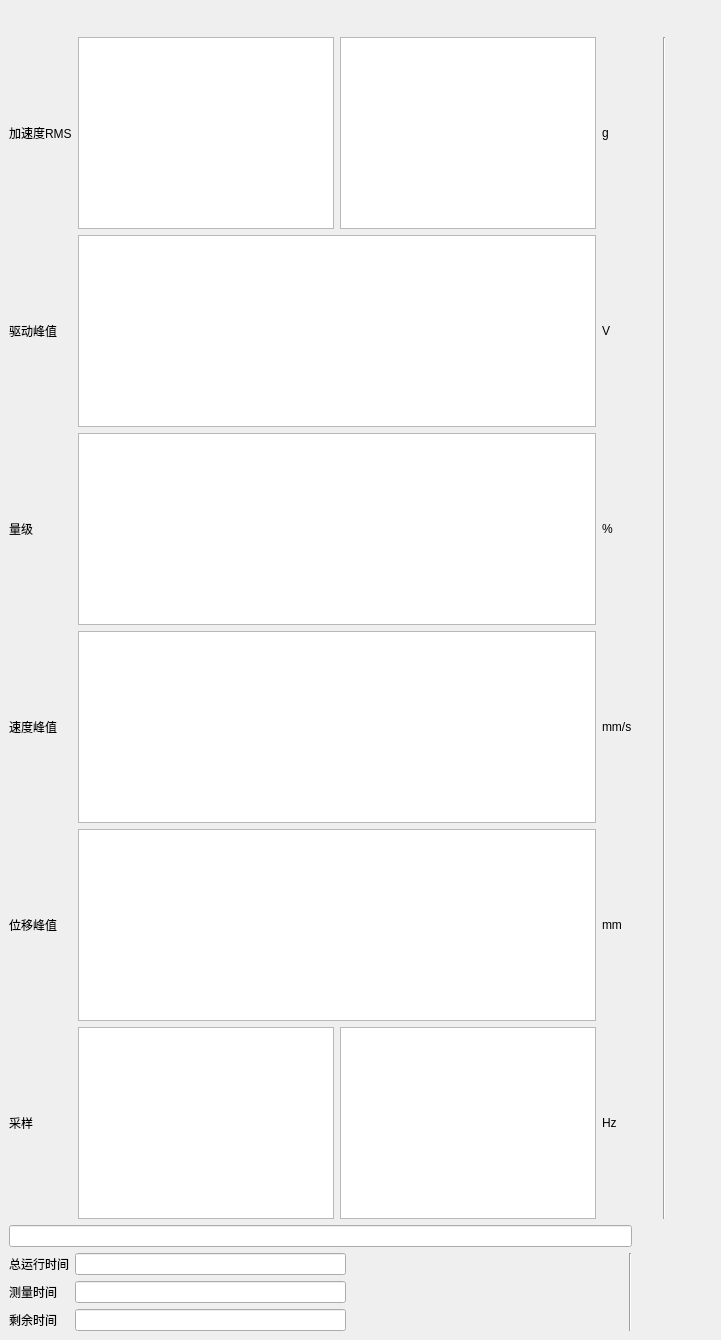
  <widget class="QDockWidget" name="Status_dock">
   <property name="sizePolicy">
    <sizepolicy hsizetype="Preferred" vsizetype="Preferred">
     <horstretch>0</horstretch>
     <verstretch>0</verstretch>
    </sizepolicy>
   </property>
   <property name="layoutDirection">
    <enum>Qt::LeftToRight</enum>
   </property>
   <property name="autoFillBackground">
    <bool>false</bool>
   </property>
   <property name="styleSheet">
    <string notr="true"/>
   </property>
   <property name="floating">
    <bool>false</bool>
   </property>
   <property name="features">
    <set>QDockWidget::AllDockWidgetFeatures</set>
   </property>
   <property name="allowedAreas">
    <set>Qt::BottomDockWidgetArea|Qt::RightDockWidgetArea|Qt::TopDockWidgetArea</set>
   </property>
   <property name="windowTitle">
    <string>实验状态</string>
   </property>
   <attribute name="dockWidgetArea">
    <number>2</number>
   </attribute>
   <widget class="QWidget" name="dockWidgetContents_5">
    <property name="minimumSize">
     <size>
      <width>431</width>
      <height>300</height>
     </size>
    </property>
    <property name="styleSheet">
     <string notr="true"/>
    </property>
    <layout class="QGridLayout" name="gridLayout_2">
     <property name="sizeConstraint">
      <enum>QLayout::SetNoConstraint</enum>
     </property>
     <item row="1" column="0" colspan="4">
      <layout class="QHBoxLayout" name="horizontalLayout_4">
       <property name="sizeConstraint">
        <enum>QLayout::SetDefaultConstraint</enum>
       </property>
       <item>
        <layout class="QVBoxLayout" name="verticalLayout">
         <item>
          <widget class="QLabel" name="label">
           <property name="text">
            <string>加速度RMS</string>
           </property>
           <property name="scaledContents">
            <bool>false</bool>
           </property>
          </widget>
         </item>
         <item>
          <widget class="QLabel" name="label_2">
           <property name="text">
            <string>驱动峰值</string>
           </property>
          </widget>
         </item>
         <item>
          <widget class="QLabel" name="label_3">
           <property name="text">
            <string>量级</string>
           </property>
          </widget>
         </item>
         <item>
          <widget class="QLabel" name="label_4">
           <property name="text">
            <string>速度峰值</string>
           </property>
          </widget>
         </item>
         <item>
          <widget class="QLabel" name="label_5">
           <property name="text">
            <string>位移峰值</string>
           </property>
          </widget>
         </item>
         <item>
          <widget class="QLabel" name="label_6">
           <property name="text">
            <string>采样</string>
           </property>
          </widget>
         </item>
        </layout>
       </item>
       <item>
        <layout class="QVBoxLayout" name="verticalLayout_2">
         <item>
          <layout class="QHBoxLayout" name="horizontalLayout">
           <item>
            <widget class="QTextBrowser" name="AccRMS1_TextBrowser">
             <property name="styleSheet">
              <string notr="true"/>
             </property>
             <property name="html">
              <string>&lt;!DOCTYPE HTML PUBLIC &quot;-//W3C//DTD HTML 4.0//EN&quot; &quot;http://www.w3.org/TR/REC-html40/strict.dtd&quot;&gt;
&lt;html&gt;&lt;head&gt;&lt;meta name=&quot;qrichtext&quot; content=&quot;1&quot; /&gt;&lt;style type=&quot;text/css&quot;&gt;
p, li { white-space: pre-wrap; }
&lt;/style&gt;&lt;/head&gt;&lt;body style=&quot; font-family:'SimSun'; font-size:9.07563pt; font-weight:400; font-style:normal;&quot;&gt;
&lt;p style=&quot;-qt-paragraph-type:empty; margin-top:0px; margin-bottom:0px; margin-left:0px; margin-right:0px; -qt-block-indent:0; text-indent:0px; font-size:9.07563pt;&quot;&gt;&lt;br /&gt;&lt;/p&gt;&lt;/body&gt;&lt;/html&gt;</string>
             </property>
            </widget>
           </item>
           <item>
            <widget class="QTextBrowser" name="AccRMS2_TextBrowser">
             <property name="styleSheet">
              <string notr="true"/>
             </property>
             <property name="html">
              <string>&lt;!DOCTYPE HTML PUBLIC &quot;-//W3C//DTD HTML 4.0//EN&quot; &quot;http://www.w3.org/TR/REC-html40/strict.dtd&quot;&gt;
&lt;html&gt;&lt;head&gt;&lt;meta name=&quot;qrichtext&quot; content=&quot;1&quot; /&gt;&lt;style type=&quot;text/css&quot;&gt;
p, li { white-space: pre-wrap; }
&lt;/style&gt;&lt;/head&gt;&lt;body style=&quot; font-family:'SimSun'; font-size:9.07563pt; font-weight:400; font-style:normal;&quot;&gt;
&lt;p style=&quot;-qt-paragraph-type:empty; margin-top:0px; margin-bottom:0px; margin-left:0px; margin-right:0px; -qt-block-indent:0; text-indent:0px; font-size:9.07563pt;&quot;&gt;&lt;br /&gt;&lt;/p&gt;&lt;/body&gt;&lt;/html&gt;</string>
             </property>
            </widget>
           </item>
          </layout>
         </item>
         <item>
          <widget class="QTextBrowser" name="DriverPeakValue_TextBrowser">
           <property name="styleSheet">
            <string notr="true"/>
           </property>
           <property name="html">
            <string>&lt;!DOCTYPE HTML PUBLIC &quot;-//W3C//DTD HTML 4.0//EN&quot; &quot;http://www.w3.org/TR/REC-html40/strict.dtd&quot;&gt;
&lt;html&gt;&lt;head&gt;&lt;meta name=&quot;qrichtext&quot; content=&quot;1&quot; /&gt;&lt;style type=&quot;text/css&quot;&gt;
p, li { white-space: pre-wrap; }
&lt;/style&gt;&lt;/head&gt;&lt;body style=&quot; font-family:'SimSun'; font-size:9.07563pt; font-weight:400; font-style:normal;&quot;&gt;
&lt;p style=&quot;-qt-paragraph-type:empty; margin-top:12px; margin-bottom:12px; margin-left:0px; margin-right:0px; -qt-block-indent:0; text-indent:0px; font-size:9.07563pt;&quot;&gt;&lt;br /&gt;&lt;/p&gt;&lt;/body&gt;&lt;/html&gt;</string>
           </property>
          </widget>
         </item>
         <item>
          <widget class="QTextBrowser" name="Order_TextBrowser">
           <property name="styleSheet">
            <string notr="true"/>
           </property>
           <property name="html">
            <string>&lt;!DOCTYPE HTML PUBLIC &quot;-//W3C//DTD HTML 4.0//EN&quot; &quot;http://www.w3.org/TR/REC-html40/strict.dtd&quot;&gt;
&lt;html&gt;&lt;head&gt;&lt;meta name=&quot;qrichtext&quot; content=&quot;1&quot; /&gt;&lt;style type=&quot;text/css&quot;&gt;
p, li { white-space: pre-wrap; }
&lt;/style&gt;&lt;/head&gt;&lt;body style=&quot; font-family:'SimSun'; font-size:9.07563pt; font-weight:400; font-style:normal;&quot;&gt;
&lt;p style=&quot;-qt-paragraph-type:empty; margin-top:0px; margin-bottom:0px; margin-left:0px; margin-right:0px; -qt-block-indent:0; text-indent:0px; font-size:9.07563pt;&quot;&gt;&lt;br /&gt;&lt;/p&gt;&lt;/body&gt;&lt;/html&gt;</string>
           </property>
          </widget>
         </item>
         <item>
          <widget class="QTextBrowser" name="VelocityPeakValue_TextBrowser">
           <property name="styleSheet">
            <string notr="true"/>
           </property>
           <property name="html">
            <string>&lt;!DOCTYPE HTML PUBLIC &quot;-//W3C//DTD HTML 4.0//EN&quot; &quot;http://www.w3.org/TR/REC-html40/strict.dtd&quot;&gt;
&lt;html&gt;&lt;head&gt;&lt;meta name=&quot;qrichtext&quot; content=&quot;1&quot; /&gt;&lt;style type=&quot;text/css&quot;&gt;
p, li { white-space: pre-wrap; }
&lt;/style&gt;&lt;/head&gt;&lt;body style=&quot; font-family:'SimSun'; font-size:9.07563pt; font-weight:400; font-style:normal;&quot;&gt;
&lt;p style=&quot;-qt-paragraph-type:empty; margin-top:0px; margin-bottom:0px; margin-left:0px; margin-right:0px; -qt-block-indent:0; text-indent:0px; font-size:9.07563pt;&quot;&gt;&lt;br /&gt;&lt;/p&gt;&lt;/body&gt;&lt;/html&gt;</string>
           </property>
          </widget>
         </item>
         <item>
          <widget class="QTextBrowser" name="PosPeakValue_TextBrowser">
           <property name="styleSheet">
            <string notr="true"/>
           </property>
           <property name="html">
            <string>&lt;!DOCTYPE HTML PUBLIC &quot;-//W3C//DTD HTML 4.0//EN&quot; &quot;http://www.w3.org/TR/REC-html40/strict.dtd&quot;&gt;
&lt;html&gt;&lt;head&gt;&lt;meta name=&quot;qrichtext&quot; content=&quot;1&quot; /&gt;&lt;style type=&quot;text/css&quot;&gt;
p, li { white-space: pre-wrap; }
&lt;/style&gt;&lt;/head&gt;&lt;body style=&quot; font-family:'SimSun'; font-size:9.07563pt; font-weight:400; font-style:normal;&quot;&gt;
&lt;p style=&quot;-qt-paragraph-type:empty; margin-top:0px; margin-bottom:0px; margin-left:0px; margin-right:0px; -qt-block-indent:0; text-indent:0px; font-size:9.07563pt;&quot;&gt;&lt;br /&gt;&lt;/p&gt;&lt;/body&gt;&lt;/html&gt;</string>
           </property>
          </widget>
         </item>
         <item>
          <layout class="QHBoxLayout" name="horizontalLayout_2">
           <item>
            <widget class="QTextBrowser" name="SampleRate1_TextBrowser">
             <property name="styleSheet">
              <string notr="true"/>
             </property>
             <property name="html">
              <string>&lt;!DOCTYPE HTML PUBLIC &quot;-//W3C//DTD HTML 4.0//EN&quot; &quot;http://www.w3.org/TR/REC-html40/strict.dtd&quot;&gt;
&lt;html&gt;&lt;head&gt;&lt;meta name=&quot;qrichtext&quot; content=&quot;1&quot; /&gt;&lt;style type=&quot;text/css&quot;&gt;
p, li { white-space: pre-wrap; }
&lt;/style&gt;&lt;/head&gt;&lt;body style=&quot; font-family:'SimSun'; font-size:9.07563pt; font-weight:400; font-style:normal;&quot;&gt;
&lt;p style=&quot;-qt-paragraph-type:empty; margin-top:0px; margin-bottom:0px; margin-left:0px; margin-right:0px; -qt-block-indent:0; text-indent:0px; font-size:9.07563pt;&quot;&gt;&lt;br /&gt;&lt;/p&gt;&lt;/body&gt;&lt;/html&gt;</string>
             </property>
            </widget>
           </item>
           <item>
            <widget class="QTextBrowser" name="SampleRate2_TextBrowser">
             <property name="styleSheet">
              <string notr="true"/>
             </property>
             <property name="html">
              <string>&lt;!DOCTYPE HTML PUBLIC &quot;-//W3C//DTD HTML 4.0//EN&quot; &quot;http://www.w3.org/TR/REC-html40/strict.dtd&quot;&gt;
&lt;html&gt;&lt;head&gt;&lt;meta name=&quot;qrichtext&quot; content=&quot;1&quot; /&gt;&lt;style type=&quot;text/css&quot;&gt;
p, li { white-space: pre-wrap; }
&lt;/style&gt;&lt;/head&gt;&lt;body style=&quot; font-family:'SimSun'; font-size:9.07563pt; font-weight:400; font-style:normal;&quot;&gt;
&lt;p style=&quot;-qt-paragraph-type:empty; margin-top:0px; margin-bottom:0px; margin-left:0px; margin-right:0px; -qt-block-indent:0; text-indent:0px; font-size:9.07563pt;&quot;&gt;&lt;br /&gt;&lt;/p&gt;&lt;/body&gt;&lt;/html&gt;</string>
             </property>
            </widget>
           </item>
          </layout>
         </item>
        </layout>
       </item>
       <item>
        <layout class="QVBoxLayout" name="verticalLayout_4">
         <item>
          <widget class="QLabel" name="label_13">
           <property name="text">
            <string>g</string>
           </property>
           <property name="scaledContents">
            <bool>false</bool>
           </property>
          </widget>
         </item>
         <item>
          <widget class="QLabel" name="label_14">
           <property name="text">
            <string>V</string>
           </property>
          </widget>
         </item>
         <item>
          <widget class="QLabel" name="label_15">
           <property name="text">
            <string>%</string>
           </property>
          </widget>
         </item>
         <item>
          <widget class="QLabel" name="label_16">
           <property name="text">
            <string>mm/s</string>
           </property>
          </widget>
         </item>
         <item>
          <widget class="QLabel" name="label_17">
           <property name="text">
            <string>mm</string>
           </property>
          </widget>
         </item>
         <item>
          <widget class="QLabel" name="label_18">
           <property name="text">
            <string>Hz</string>
           </property>
          </widget>
         </item>
        </layout>
       </item>
      </layout>
     </item>
     <item row="3" column="0">
      <layout class="QVBoxLayout" name="verticalLayout_5">
       <property name="sizeConstraint">
        <enum>QLayout::SetNoConstraint</enum>
       </property>
       <item>
        <widget class="QLabel" name="label_21">
         <property name="text">
          <string>总运行时间</string>
         </property>
        </widget>
       </item>
       <item>
        <widget class="QLabel" name="label_23">
         <property name="text">
          <string>测量时间</string>
         </property>
        </widget>
       </item>
       <item>
        <widget class="QLabel" name="label_24">
         <property name="text">
          <string>剩余时间</string>
         </property>
        </widget>
       </item>
      </layout>
     </item>
     <item row="1" column="5">
      <widget class="Line" name="line">
       <property name="orientation">
        <enum>Qt::Vertical</enum>
       </property>
      </widget>
     </item>
     <item row="3" column="1">
      <layout class="QGridLayout" name="gridLayout">
       <property name="sizeConstraint">
        <enum>QLayout::SetNoConstraint</enum>
       </property>
       <item row="0" column="0">
        <widget class="QLineEdit" name="TotalRuningTime_LineEdit">
         <property name="sizePolicy">
          <sizepolicy hsizetype="Expanding" vsizetype="Preferred">
           <horstretch>0</horstretch>
           <verstretch>0</verstretch>
          </sizepolicy>
         </property>
         <property name="styleSheet">
          <string notr="true"/>
         </property>
         <property name="text">
          <string/>
         </property>
        </widget>
       </item>
       <item row="1" column="0">
        <widget class="QLineEdit" name="MeasureTime_LineEdit">
         <property name="styleSheet">
          <string notr="true"/>
         </property>
         <property name="text">
          <string/>
         </property>
        </widget>
       </item>
       <item row="2" column="0">
        <widget class="QLineEdit" name="ReleaveTime_LineEdit">
         <property name="styleSheet">
          <string notr="true"/>
         </property>
         <property name="text">
          <string/>
         </property>
        </widget>
       </item>
      </layout>
     </item>
     <item row="1" column="4">
      <spacer name="horizontalSpacer">
       <property name="orientation">
        <enum>Qt::Horizontal</enum>
       </property>
       <property name="sizeHint" stdset="0">
        <size>
         <width>19</width>
         <height>20</height>
        </size>
       </property>
      </spacer>
     </item>
     <item row="3" column="3">
      <widget class="Line" name="line_2">
       <property name="orientation">
        <enum>Qt::Vertical</enum>
       </property>
      </widget>
     </item>
     <item row="0" column="0" colspan="5">
      <layout class="QHBoxLayout" name="horizontalLayout_7">
       <property name="spacing">
        <number>5</number>
       </property>
       <property name="sizeConstraint">
        <enum>QLayout::SetNoConstraint</enum>
       </property>
       <item>
        <widget class="QPushButton" name="Start_btn">
         <property name="enabled">
          <bool>true</bool>
         </property>
         <property name="minimumSize">
          <size>
           <width>0</width>
           <height>0</height>
          </size>
         </property>
         <property name="styleSheet">
          <string notr="true"/>
         </property>
         <property name="text">
          <string/>
         </property>
         <property name="icon">
          <iconset resource="assets.qrc">
           <normaloff>:/Image/Ressources/play.png</normaloff>:/Image/Ressources/play.png</iconset>
         </property>
         <property name="iconSize">
          <size>
           <width>70</width>
           <height>70</height>
          </size>
         </property>
         <property name="checkable">
          <bool>false</bool>
         </property>
         <property name="autoRepeat">
          <bool>false</bool>
         </property>
         <property name="autoExclusive">
          <bool>false</bool>
         </property>
         <property name="autoDefault">
          <bool>true</bool>
         </property>
         <property name="default">
          <bool>true</bool>
         </property>
         <property name="flat">
          <bool>true</bool>
         </property>
        </widget>
       </item>
       <item>
        <widget class="QPushButton" name="Stop_btn">
         <property name="minimumSize">
          <size>
           <width>0</width>
           <height>0</height>
          </size>
         </property>
         <property name="styleSheet">
          <string notr="true"/>
         </property>
         <property name="text">
          <string/>
         </property>
         <property name="icon">
          <iconset resource="assets.qrc">
           <normaloff>:/Image/Ressources/power.png</normaloff>:/Image/Ressources/power.png</iconset>
         </property>
         <property name="iconSize">
          <size>
           <width>70</width>
           <height>70</height>
          </size>
         </property>
         <property name="checkable">
          <bool>false</bool>
         </property>
         <property name="autoDefault">
          <bool>true</bool>
         </property>
         <property name="default">
          <bool>true</bool>
         </property>
         <property name="flat">
          <bool>true</bool>
         </property>
        </widget>
       </item>
       <item>
        <widget class="QPushButton" name="Pause_btn">
         <property name="minimumSize">
          <size>
           <width>0</width>
           <height>0</height>
          </size>
         </property>
         <property name="styleSheet">
          <string notr="true"/>
         </property>
         <property name="text">
          <string/>
         </property>
         <property name="icon">
          <iconset resource="assets.qrc">
           <normaloff>:/Image/Ressources/pause.png</normaloff>:/Image/Ressources/pause.png</iconset>
         </property>
         <property name="iconSize">
          <size>
           <width>70</width>
           <height>70</height>
          </size>
         </property>
         <property name="flat">
          <bool>true</bool>
         </property>
        </widget>
       </item>
       <item>
        <widget class="QPushButton" name="LoadWave_PushButton">
         <property name="minimumSize">
          <size>
           <width>0</width>
           <height>0</height>
          </size>
         </property>
         <property name="styleSheet">
          <string notr="true"/>
         </property>
         <property name="text">
          <string/>
         </property>
         <property name="icon">
          <iconset resource="assets.qrc">
           <normaloff>:/Image/Ressources/redo.png</normaloff>:/Image/Ressources/redo.png</iconset>
         </property>
         <property name="iconSize">
          <size>
           <width>70</width>
           <height>70</height>
          </size>
         </property>
         <property name="checkable">
          <bool>false</bool>
         </property>
         <property name="flat">
          <bool>true</bool>
         </property>
        </widget>
       </item>
      </layout>
     </item>
     <item row="1" column="6">
      <layout class="QVBoxLayout" name="verticalLayout_3">
       <item>
        <widget class="QPushButton" name="pushButton_2">
         <property name="minimumSize">
          <size>
           <width>0</width>
           <height>0</height>
          </size>
         </property>
         <property name="styleSheet">
          <string notr="true"/>
         </property>
         <property name="text">
          <string/>
         </property>
         <property name="icon">
          <iconset resource="assets.qrc">
           <normaloff>:/Image/Ressources/resize2.png</normaloff>:/Image/Ressources/resize2.png</iconset>
         </property>
         <property name="iconSize">
          <size>
           <width>70</width>
           <height>70</height>
          </size>
         </property>
         <property name="flat">
          <bool>true</bool>
         </property>
        </widget>
       </item>
       <item>
        <widget class="QPushButton" name="PreviewWave_PushButton">
         <property name="minimumSize">
          <size>
           <width>0</width>
           <height>0</height>
          </size>
         </property>
         <property name="styleSheet">
          <string notr="true"/>
         </property>
         <property name="text">
          <string/>
         </property>
         <property name="icon">
          <iconset resource="assets.qrc">
           <normaloff>:/Image/Ressources/rewind.png</normaloff>:/Image/Ressources/rewind.png</iconset>
         </property>
         <property name="iconSize">
          <size>
           <width>70</width>
           <height>70</height>
          </size>
         </property>
         <property name="checkable">
          <bool>true</bool>
         </property>
         <property name="flat">
          <bool>true</bool>
         </property>
        </widget>
       </item>
       <item>
        <widget class="QPushButton" name="pushButton_4">
         <property name="minimumSize">
          <size>
           <width>0</width>
           <height>0</height>
          </size>
         </property>
         <property name="styleSheet">
          <string notr="true"/>
         </property>
         <property name="text">
          <string/>
         </property>
         <property name="icon">
          <iconset resource="assets.qrc">
           <normaloff>:/Image/Ressources/randomPlaybtn.png</normaloff>:/Image/Ressources/randomPlaybtn.png</iconset>
         </property>
         <property name="iconSize">
          <size>
           <width>70</width>
           <height>70</height>
          </size>
         </property>
         <property name="checkable">
          <bool>true</bool>
         </property>
         <property name="flat">
          <bool>true</bool>
         </property>
        </widget>
       </item>
      </layout>
     </item>
     <item row="2" column="0" colspan="4">
      <widget class="QLineEdit" name="HintMsg_LineEdit">
       <property name="sizePolicy">
        <sizepolicy hsizetype="Preferred" vsizetype="Preferred">
         <horstretch>0</horstretch>
         <verstretch>0</verstretch>
        </sizepolicy>
       </property>
       <property name="styleSheet">
        <string notr="true"/>
       </property>
       <property name="text">
        <string/>
       </property>
      </widget>
     </item>
     <item row="3" column="2">
      <spacer name="horizontalSpacer_3">
       <property name="orientation">
        <enum>Qt::Horizontal</enum>
       </property>
       <property name="sizeHint" stdset="0">
        <size>
         <width>90</width>
         <height>20</height>
        </size>
       </property>
      </spacer>
     </item>
    </layout>
   </widget>
  </widget>
